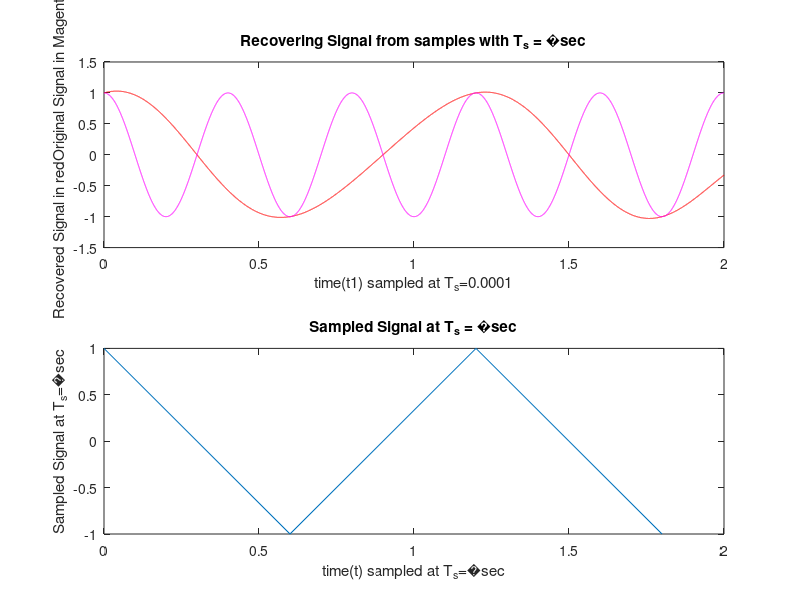

Write the MATLAB code that produced this figure.
function  aliasing()
t1 = 0:0.0001:2;
%time sampling at 0.0001sec
X = zeros(size(t1));
%declaring zero vector X of size(t1)
X= cos(5*pi*t1);
%calculating cos(5pit1)
for T = 0.1:0.1:0.3 %for loop for calculating sampling at different times 
t=0:T:2;
Z = zeros(size(t));
Z = cos(5*pi*t); %calculating Z with time sampling T
Y=zeros(size(t1));
for k = 0:2/T
Y = Y + Z(k+1)*sinc((1/T)*(t1-k*T)); %calculating the signal using sinc interpolation
end
subplot(2,1,1);
plot(t1,Y,'r');
title(["Recovering Signal from samples with T_{s} = ",T,"sec"])
xlabel("time(t1) sampled at T_{s}=0.0001")
ylabel(["Recovered Signal in red" , "Original Signal in Magenta"])
hold on
plot(t1,X,'m');
hold off
subplot(2,1,2);
plot(t,Z);
title(["Sampled Signal at T_{s} = ",T,"sec"])
xlabel(["time(t) sampled at T_{s}=",T,"sec"])
ylabel(["Sampled Signal at T_{s}=",T,"sec"])
pause(2);%delay of 3sec
end
end

